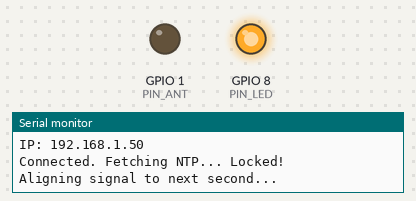
Simulated run of this sketch. Board: ESP32-C3. Parts: output pins drawn as LEDs (lit = HIGH), the last lines printed to the serial monitor. WiFi joins after 1.5 s; servers stay silent unless stated; the local clock reads 2024-03-15 10:24:30 at power-on unless the sketch sets it; EEPROM starts erased.

Above: at 3.55 s.
At 22.6 s:
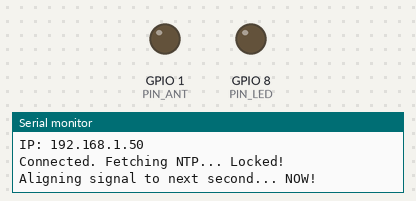
At 41.5 s:
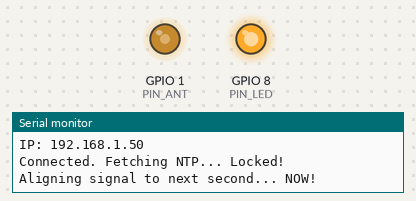
Timing chart, 0 to 52.9 s (numbered marks = the images above):
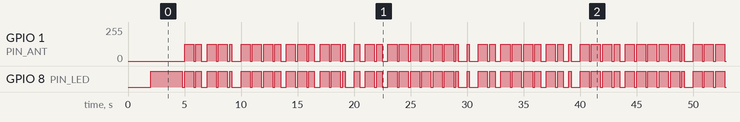

Measured:
- by itself, GPIO 1 (PIN_ANT): moves between 0/255 and 127/255, repeating every 38.0 s
- by itself, GPIO 8 (PIN_LED): moves between LOW and HIGH, repeating every 38.0 s

The sketch:

jjytransmitter.ino
```cpp
// (licence header left out)
#include <WiFi.h>
#include <WiFiManager.h>
#include <Ticker.h>
#include <time.h>
#include <sys/time.h>
#include <esp_sleep.h>
#include <esp32-hal-ledc.h>
#include <Preferences.h>

// ================= CONFIGURATION =================

// Default/Fallback Credentials
const char* WIFI_SSID_DEFAULT = "your_wifi";
const char* WIFI_PASS_DEFAULT = "your_password";

// === HARDWARE PINS ===
const int PIN_LED = 8;    // Onboard LED (Status Indicator)
const int PIN_ANT = 1;    // [CHANGE THIS] New Antenna Output Pin

// TIME CORRECTION
const int TIME_SHIFT_SEC = 0;

// Settings
const int JJY_FREQ = 40000;
const long GMT_OFFSET_SEC = 9 * 3600; // JST (UTC+9)

// == SCHEDULE SETTINGS ==
const int BOOT_TX_MINUTES = 10;      // Transmit for 10 mins after power on
const int NIGHT_TX_MINUTES = 15;     // Transmit for first 15 mins of the hour...
const int NIGHT_START_HOUR = 0;      // ...starting at 00:00
const int NIGHT_END_HOUR = 5;        // ...ending at 05:00

// =================================================

enum SystemState { STATE_BOOT, STATE_SYNCING, STATE_TRANSMITTING, STATE_LOCKED_IDLE };
volatile SystemState currentState = STATE_BOOT;

struct tm timeinfo;
struct timeval tv_now;
Ticker tickJjy;
Preferences preferences;

unsigned long bootTime = 0;

// PWM 8-bit
const int PWM_RES = 8;
const int DUTY_50 = 127;
const int DUTY_OFF = 0;
const int CODE_MARKER = 0xFF;

// Prototypes
void setupWiFi();
void jjyHandler();
void startTransmission();
void stopTransmission();
void carrierOn();
void carrierOff();
int getJJYCode();
int int3bcd(int a);
int parity8(int a);

void setup() {
  Serial.begin(115200);
  delay(2000);
  Serial.println("\n\n=== JJY Signal Transmitter by Rigor Abargos ===");

  // Initialize Split Pins
  pinMode(PIN_LED, OUTPUT);
  pinMode(PIN_ANT, OUTPUT);

  digitalWrite(PIN_LED, HIGH); // LED ON during setup
  digitalWrite(PIN_ANT, LOW);  // ANT OFF during setup

  bootTime = millis();

  // Handle WiFi Connection (3 Retries -> Captive Portal)
  setupWiFi();

  // If we reach here, WiFi is connected
  currentState = STATE_SYNCING;
}

void loop() {
  // ============================================================
  // STATE 1: SYNCING (Fetch Time)
  // ============================================================
  if (currentState == STATE_SYNCING) {
    Serial.print("Connected. Fetching NTP...");
    configTime(GMT_OFFSET_SEC, 0, "pool.ntp.org");

    // Wait for time to set
    if (getLocalTime(&timeinfo)) {
      Serial.println(" Locked!");

      // DISCONNECT WIFI TO REDUCE NOISE
      WiFi.mode(WIFI_OFF);

      startTransmission(); // Start aligned TX
    } else {
      Serial.println("NTP Failed. Retrying...");
      delay(1000);
    }
    return;
  }

  // ============================================================
  // STATE 2: TRANSMITTING
  // ============================================================
  if (currentState == STATE_TRANSMITTING) {
    getLocalTime(&timeinfo);

    // --- PRIORITY 1: BOOT/MANUAL SYNC PERIOD ---
    // If the device was just reset (manual sync), we transmit for BOOT_TX_MINUTES
    // regardless of what the clock says (Midnight rules are ignored here).
    if (millis() - bootTime < (BOOT_TX_MINUTES * 60 * 1000UL)) {
        // Keep transmitting, don't check schedule yet.
        delay(1000);
        return;
    }

    // --- PRIORITY 2: SCHEDULED NIGHT TRANSMISSION ---
    // Only reachable if Boot Period has expired.
    bool isNightWindow = (timeinfo.tm_hour >= NIGHT_START_HOUR && timeinfo.tm_hour < NIGHT_END_HOUR);
    bool isNightTxTime = isNightWindow && (timeinfo.tm_min < NIGHT_TX_MINUTES);

    if (!isNightTxTime) {
      // If we are not in boot period AND not in night schedule, stop.
      Serial.println("Transmission Window Closed. Entering Sleep.");
      stopTransmission();
    }

    // Check every 1s so we don't block the Ticker
    delay(1000);
    return;
  }

  // ============================================================
  // STATE 3: IDLE (Light Sleep)
  // ============================================================
  if (currentState == STATE_LOCKED_IDLE) {
    // Heartbeat (Short blink every wake cycle to show it's alive)
    digitalWrite(PIN_LED, LOW);
    delay(20);
    digitalWrite(PIN_LED, HIGH);

    // Check Schedule
    getLocalTime(&timeinfo);

    bool isNightWindow = (timeinfo.tm_hour >= NIGHT_START_HOUR && timeinfo.tm_hour < NIGHT_END_HOUR);
    bool isNightTxTime = isNightWindow && (timeinfo.tm_min < NIGHT_TX_MINUTES);

    if (isNightTxTime) {
       Serial.println("Night Schedule Active. Waking up...");
       startTransmission();
       return;
    }

    // Light Sleep for 15 seconds to save power while maintaining time
    // We wake up periodically to check if the new hour has started
    esp_sleep_enable_timer_wakeup(15 * 1000000ULL);
    esp_light_sleep_start();
  }
}

// ============================================================
// WIFI LOGIC (RETRIES + CAPTIVE PORTAL)
// ============================================================

void setupWiFi() {
  WiFi.mode(WIFI_STA);WiFi.setTxPower(WIFI_POWER_8_5dBm);

  // 1. Open Preferences with namespace "jjy-config"
  // false = read/write mode
  preferences.begin("jjy-config", false);

  // 2. Read manually saved credentials
  String prefSSID = preferences.getString("ssid", "");
  String prefPass = preferences.getString("pass", "");

  // 3. Decide which credentials to use
  if (prefSSID.length() > 0) {
    Serial.print("Reading from Preferences: ");
    Serial.println(prefSSID);
    WiFi.begin(prefSSID.c_str(), prefPass.c_str());
  } else {
    Serial.print("Preferences empty. Using Hardcoded Default: ");
    Serial.println(WIFI_SSID_DEFAULT);
    WiFi.begin(WIFI_SSID_DEFAULT, WIFI_PASS_DEFAULT);
  }

  // 4. Retry Loop (3 Attempts)
  int retries = 0;
  while (WiFi.status() != WL_CONNECTED && retries < 3) {
    Serial.print("Connecting... Attempt ");
    Serial.println(retries + 1);

    // Wait 5 seconds per attempt
    for(int i=0; i<50; i++) {
      if(WiFi.status() == WL_CONNECTED) break;
      delay(100);
    }
    retries++;
  }

  // 5. Success Check
  if (WiFi.status() == WL_CONNECTED) {
    Serial.println("\nWi-Fi Connected!");
    Serial.print("IP: "); Serial.println(WiFi.localIP());
    preferences.end(); // Close preferences
    return;
  }

  // 6. Failure -> Captive Portal
  Serial.println("\nConnection Failed. Launching 'JJY-SETUP' Portal.");

  // Fast Blink on LED only
  for(int i=0; i<10; i++) { digitalWrite(PIN_LED, !digitalRead(PIN_LED)); delay(50); }

  WiFiManager wm;
  wm.setConfigPortalTimeout(180); // 3 minutes

  // If this returns true, the user connected and the ESP is now connected to WiFi
  if (!wm.startConfigPortal("JJY-SETUP")) {
    Serial.println("Portal Timeout. Rebooting...");
    ESP.restart();
  }

  // 7. CAPTURE AND SAVE NEW CREDENTIALS
  Serial.println("\nConnected via Portal! Saving to Preferences...");

  String newSSID = WiFi.SSID();
  String newPass = WiFi.psk();

  // Save to manual storage
  preferences.putString("ssid", newSSID);
  preferences.putString("pass", newPass);
  preferences.end();

  Serial.println("Saved! Rebooting to apply clean state...");
  delay(1000);
  ESP.restart();
}


// ============================================================
// HARDWARE CONTROL (Aligned)
// ============================================================

void startTransmission() {
  Serial.print("Aligning signal to next second...");

  struct timeval tv;
  gettimeofday(&tv, NULL);

  // Wait until microseconds roll over to 0 for precision
  unsigned long waitMs = 1000 - (tv.tv_usec / 1000);
  if (waitMs > 0 && waitMs < 1000) delay(waitMs);

  Serial.println(" NOW!");
  currentState = STATE_TRANSMITTING;

  // Attach PWM specifically to PIN_ANT
  if (!ledcAttach(PIN_ANT, JJY_FREQ, PWM_RES)) {
    Serial.println("PWM Fail! Rebooting.");
    ESP.restart();
  }

  tickJjy.attach_ms(100, jjyHandler);
}

void stopTransmission() {
  Serial.println("STOPPING SIGNAL.");
  tickJjy.detach();

  // Detach PWM from Antenna
  ledcDetach(PIN_ANT);
  pinMode(PIN_ANT, OUTPUT);
  digitalWrite(PIN_ANT, LOW); // Ensure Antenna is OFF

  // Return LED to idle state
  digitalWrite(PIN_LED, HIGH);

  currentState = STATE_LOCKED_IDLE;
}

// ============================================================
// SIGNAL LOGIC
// ============================================================

void jjyHandler() {
  gettimeofday(&tv_now, NULL);
  long slot = tv_now.tv_usec / 100000L;

  switch(slot) {
    case 0: carrierOn(); break;
    case 2: if (getJJYCode() == CODE_MARKER) carrierOff(); break;
    case 5: {
      int c = getJJYCode();
      if (c != 0 && c != CODE_MARKER) carrierOff();
    } break;
    case 8: carrierOff(); break;
  }
}

// Updated to control both pins:
// ANT = 40kHz PWM
// LED = Digital Visual Sync
void carrierOn() {
  ledcWrite(PIN_ANT, DUTY_50);
  digitalWrite(PIN_LED, HIGH); // Visual indicator ON
}

void carrierOff() {
  ledcWrite(PIN_ANT, DUTY_OFF);
  digitalWrite(PIN_LED, LOW);  // Visual indicator OFF
}

// ============================================================
// JJY ENCODING
// ============================================================

int int3bcd(int a) { return (a % 10) + (a / 10 % 10 * 16) + (a / 100 % 10 * 256); }
int parity8(int a) { int pa = a; for(int i = 1; i < 8; i++) pa += a >> i; return pa % 2; }

int getJJYCode() {
  time_t now;
  time(&now);
  now += TIME_SHIFT_SEC;

  struct tm t_enc;
  localtime_r(&now, &t_enc);

  int h = int3bcd(t_enc.tm_hour);
  int m = int3bcd(t_enc.tm_min);
  int y = int3bcd((t_enc.tm_year + 1900) % 100);
  int d = int3bcd(t_enc.tm_yday + 1);
  int w = t_enc.tm_wday;
  int ph = parity8(h);
  int pm = parity8(m);
  int sec = t_enc.tm_sec;

  if (sec == 0 || sec == 9 || sec == 19 || sec == 29 || sec == 39 || sec == 49 || sec == 59) return CODE_MARKER;

  if (sec >= 1 && sec <= 8) {
    if (sec == 4) return 0;
    int mask = (sec==1)?0x40:(sec==2)?0x20:(sec==3)?0x10:(sec==5)?0x08:(sec==6)?0x04:(sec==7)?0x02:0x01;
    return (m & mask) ? 1 : 0;
  }
  if (sec >= 12 && sec <= 18) {
    if (sec == 14) return 0;
    int mask = (sec==12)?0x20:(sec==13)?0x10:(sec==15)?0x08:(sec==16)?0x04:(sec==17)?0x02:0x01;
    return (h & mask) ? 1 : 0;
  }
  if (sec >= 22 && sec <= 33) {
    if (sec == 24) return 0;
    int mask = (sec==22)?0x200:(sec==23)?0x100:(sec==25)?0x080:(sec==26)?0x040:(sec==27)?0x020:(sec==28)?0x010:(sec==30)?0x008:(sec==31)?0x004:(sec==32)?0x002:0x001;
    return (d & mask) ? 1 : 0;
  }
  if (sec == 36) return ph;
  if (sec == 37) return pm;
  if (sec >= 41 && sec <= 48) {
    int mask = (sec==41)?0x80:(sec==42)?0x40:(sec==43)?0x20:(sec==44)?0x10:(sec==45)?0x08:(sec==46)?0x04:(sec==47)?0x02:0x01;
    return (y & mask) ? 1 : 0;
  }
  if (sec >= 50 && sec <= 52) {
    int mask = (sec==50)?0x04:(sec==51)?0x02:0x01;
    return (w & mask) ? 1 : 0;
  }
  return 0;
}
```
